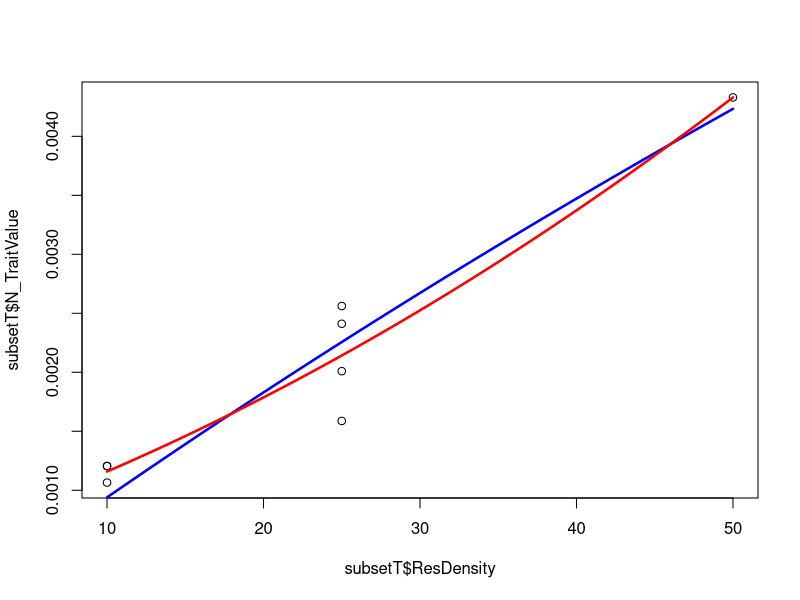
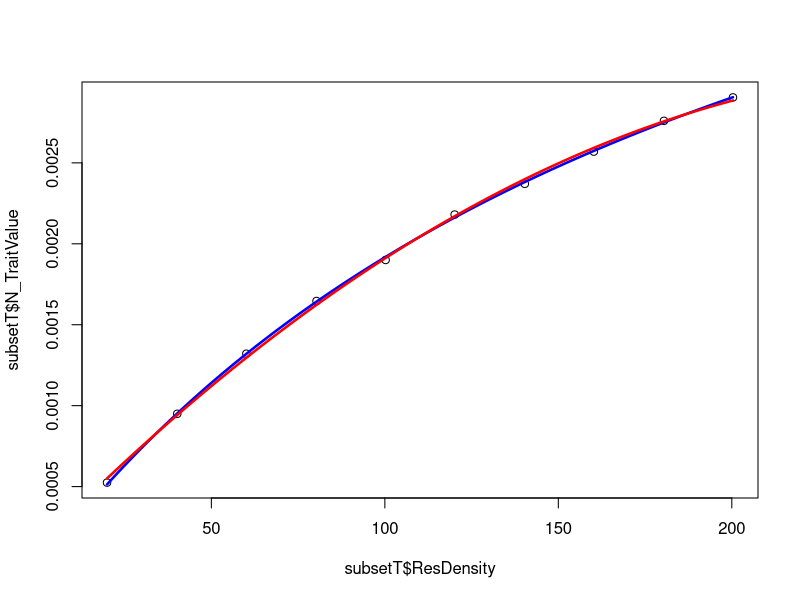
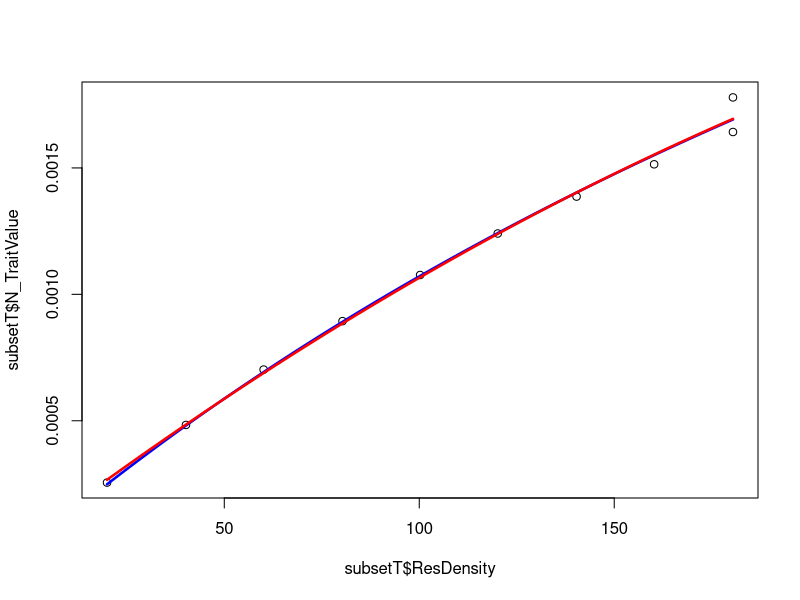
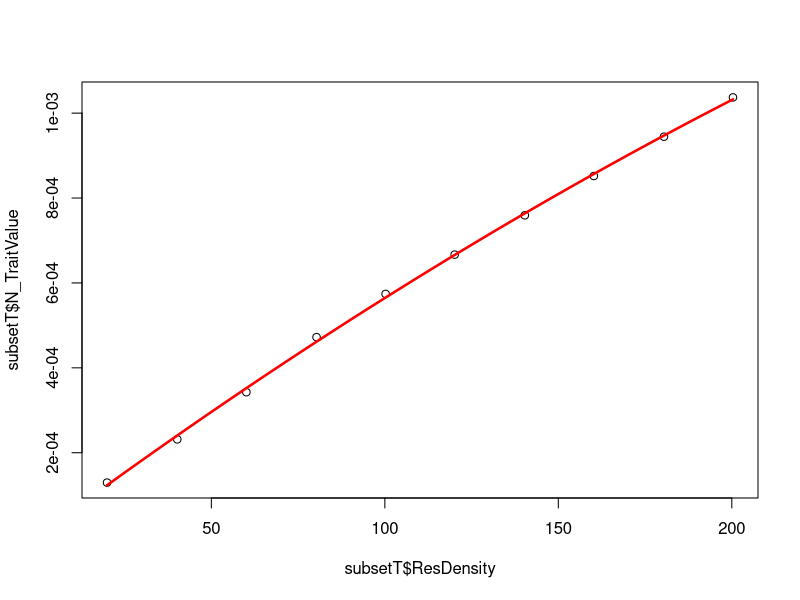
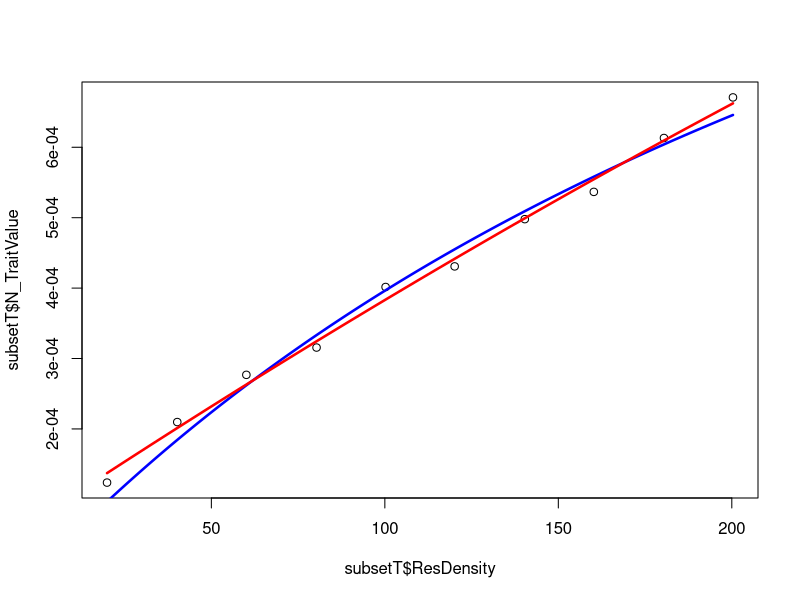
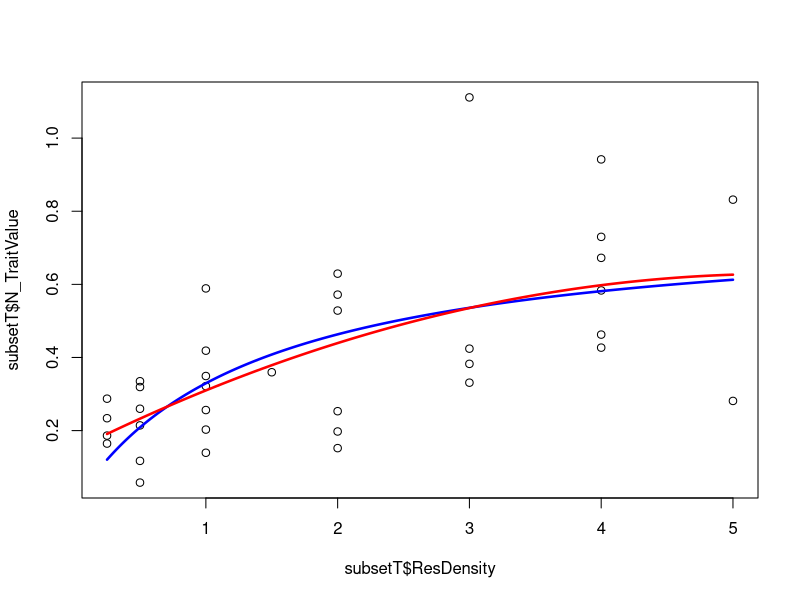
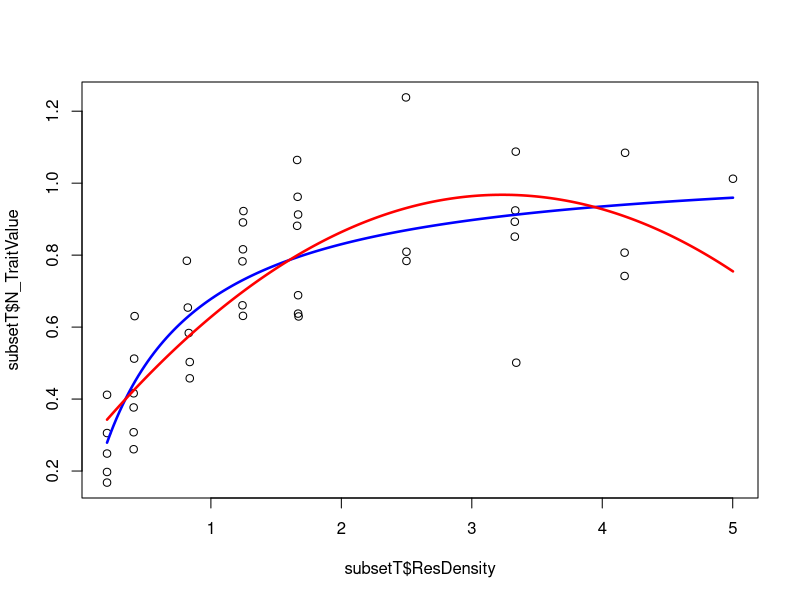
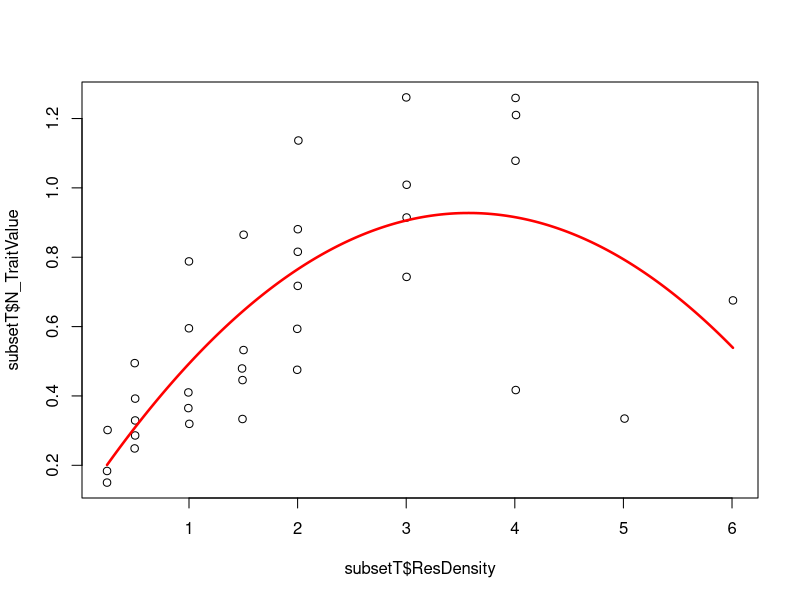

Generate these figures, in order, with R: (Note: this script raises an error after producing the figures.)
require("minpack.lm")
#require("browser")
data<-read.csv("../Data/CRatsort.csv")

Start<- function(subsetT) {
      h0=max(subsetT$N_TraitValue)
      ht=0.95*h0
      subseth<-subset(subsetT,subsetT$N_TraitValue < ht)
      if (nrow(subseth)>3) {
          modht=lm(N_TraitValue~ResDensity,data=subseth)
          } else {
          modht=lm(N_TraitValue~ResDensity,data=subsetT)
          }
      a0<-as.numeric(modht$coefficients[2])
      #mat<-matrix(nrow=100,ncol=4)
      mat<-matrix(nrow=100,ncol=3)
      
      for (j in 1:(nrow(mat))){
          #print(j)
          vala<-rnorm(1,mean=a0, 1)
          valh<-rnorm(1,mean=h0, 1)
          #valq<-runif(1,min=-2,max=2)
          #valq<-0
          mat[j,1]<-vala
          mat[j,2]<-valh
          #mat[j,3]<-valq
#          HolFit<-try(nlsLM(N_TraitValue ~ Holling(ResDensity,a,h,q), data=subsetT, start=list(a=vala, h=valh, q=valq)),silent=TRUE)
          HolFit<-try(nlsLM(N_TraitValue ~ Holling(ResDensity,a,h), data=subsetT, start=list(a=vala, h=valh)),silent=TRUE)
          if("try-error" %in% class(HolFit)){        
           print("problem")  
          } else {
            #mat[j,4]<-AIC(HolFit)
            mat[j,3]<-AIC(HolFit)
            
          }
      }
          #min(mat[,3])
          #minAIC<-which.min(mat[,3])
      minAIC<-which(mat[,3] == min(mat[,3],na.rm=TRUE,arr.ind=TRUE))
      #minAIC<-which(mat[,4] == min(mat[,4],na.rm=TRUE,arr.ind=TRUE))
      
                #min(mat[,3])
      #mat<-as.data.frame(mat)
      #suub<-subset(mat,mat[,3]==min(mat[,3]))
      initA<-mat[minAIC,1]
      initH<-mat[minAIC,2]
 #     initQ<-mat[minAIC,3]
      #initA<-suub[1]
      #initH<-suub[2]
      return(c(initA,initH)) }
#return(c(initA,initH,initQ)) }

#Holling<- function(xR,a,h,q){
#  return((a*xR)^(q+1))/(1+(h*a*xR)^(q+1))
#}
#}
Holling<- function(xR,a,h){
  return((a*xR)/(1+(h*a*xR)))
}

#listID<-39871
listID<-as.numeric(unique(data$ID))
#listID<-c(39841,39839,39842)
issues<-vector()
for (i in listID){
  subsetT<-subset(data, ID==i)
  out<-Start(subsetT)
  #print(out)
  HolFit<-try(nlsLM(N_TraitValue ~ Holling(ResDensity,a,h), data=subsetT, start=list(a=out[1],h=out[2])),silent=TRUE)
  #  HolFit<-try(nlsLM(N_TraitValue ~ Holling(ResDensity,a,h,q), data=subsetT, start=list(a=out[1],h=out[2],q=out[3])),silent=TRUE)
  if("try-error" %in% class(HolFit)){        
    issues<-append(issues,i)
    pol<-lm(N_TraitValue ~ poly(ResDensity, degree=2), data=subsetT)
    Lengths<- seq(min(subsetT$ResDensity), max(subsetT$ResDensity),len=200)  
    Predic2Plotpol<- predict.lm(pol, data.frame(ResDensity=Lengths) )
    pdf(paste0("../Results/Holgraphs/",i,".pdf") )
    print(plot(subsetT$ResDensity,subsetT$N_TraitValue) )
    print(lines(Lengths,Predic2Plotpol,col="red",lwd=2.5) )
  } else {
    pol<-lm(N_TraitValue ~ poly(ResDensity, degree=2), data=subsetT)
    #HolFit<-nlsLM(N_TraitValue ~ Holling(ResDensity, a, h), data=subsetT, start=list(a=both[1], h=both[2]), )
    #   #first need to generate x so can calc predicted ys
    Lengths<- seq(min(subsetT$ResDensity), max(subsetT$ResDensity),len=200)  
    #intervals min to max ###should these varyu????
    #   #print(paste("The ID is", i))
    #   #print(paste("a is",coef(HolFit)["a"]))
    #   #print(paste("h is",coef(HolFit)["h"]))
    #Predic2PlotHol<- Holling(Lengths, coef(HolFit)["a"], coef(HolFit)["h"] , coef(HolFit)["q"])
    Predic2PlotHol<- Holling(Lengths, coef(HolFit)["a"], coef(HolFit)["h"])
    
    Predic2Plotpol<- predict.lm(pol, data.frame(ResDensity=Lengths) )
    #Predic2PlotQua<-predict.lm(QuaFit, data.frame(TotalLength=Lengths))
    pdf(paste0("../Results/Holgraphs/",i,".pdf") )
    print(plot(subsetT$ResDensity,subsetT$N_TraitValue) )
    print(lines(Lengths,Predic2PlotHol,col="blue",lwd=2.5) )
    print(lines(Lengths,Predic2Plotpol,col="red",lwd=2.5) )
    
  }
  graphics.off()
 }

#     #AICdiff<-AIC(PowFit)-AIC(QuaFit)
#     #print(paste("AIC difference for", i, "is", AICdiff))
#     #BICdiff<-BIC(PowFit)-BIC(QuaFit)
#     #print(paste("BIC difference for", i, "is", BICdiff))
#
# ####this code is v bad, fix!'
# # size<-nrow(subset)
# #sizes<-c(sizes,size)
# #}
# #sort(sizes)
#
# ##SHOOULD I GRAB MEAN?
# #model<-function(a,xR,h){
# #  return((a*xR)/(1+(h*a*xR)))
# #}
# for (j in 1:(nrow(mat))){
#   vala<-rnorm(1,out[1], 1)
#   valh<-rnorm(1,out[2], 1)
#   mat[j,1]<-vala
#   mat[j,2]<-valh
#   HolFit<-nlsLM(N_TraitValue ~ Holling(ResDensity, a, h), data=subsetT, start=list(a=vala, h=valh))
#   mat[j,3]<-AIC(HolFit)
#   return(mat)
